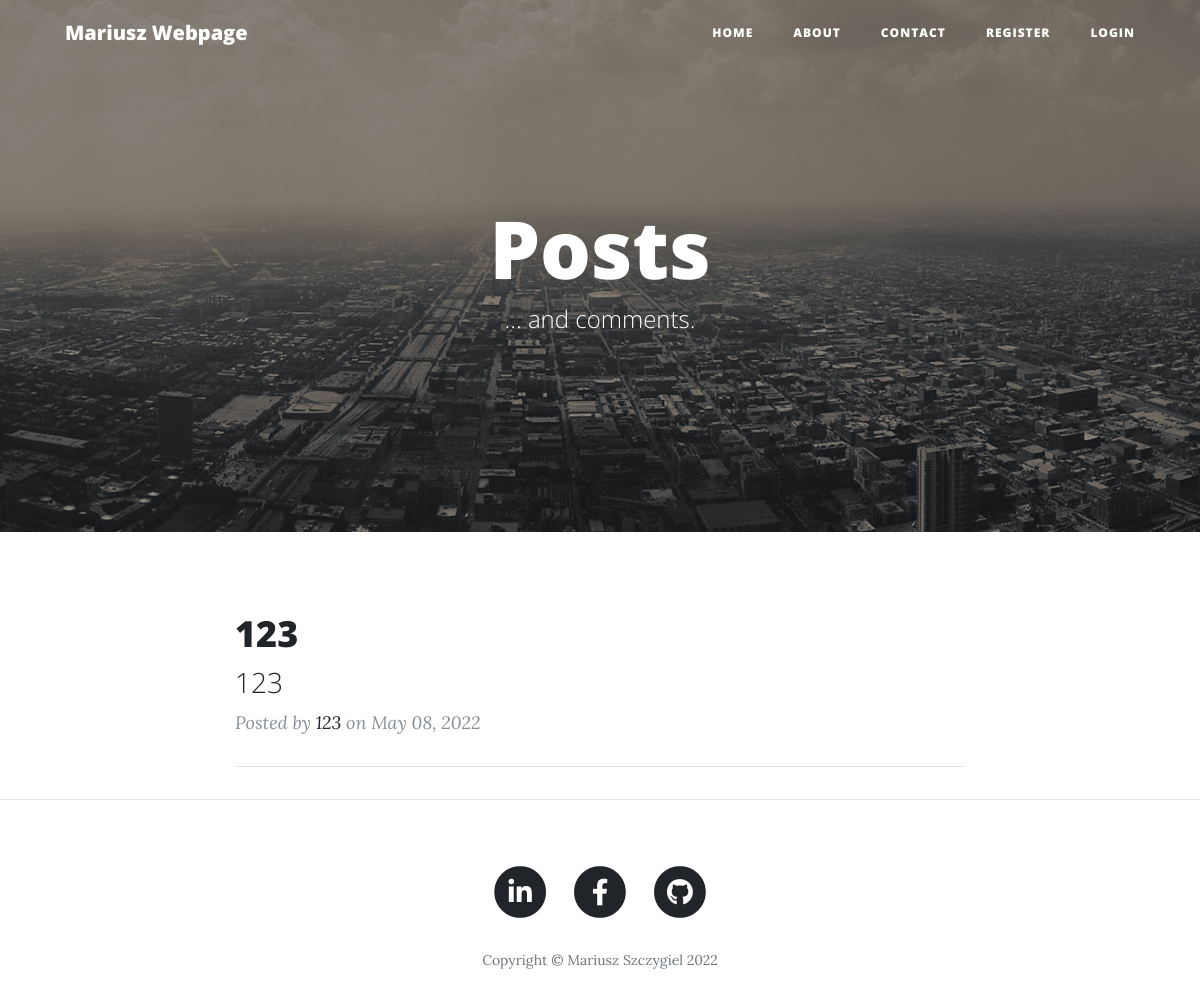
/, run on an earlier commit of the app's database.
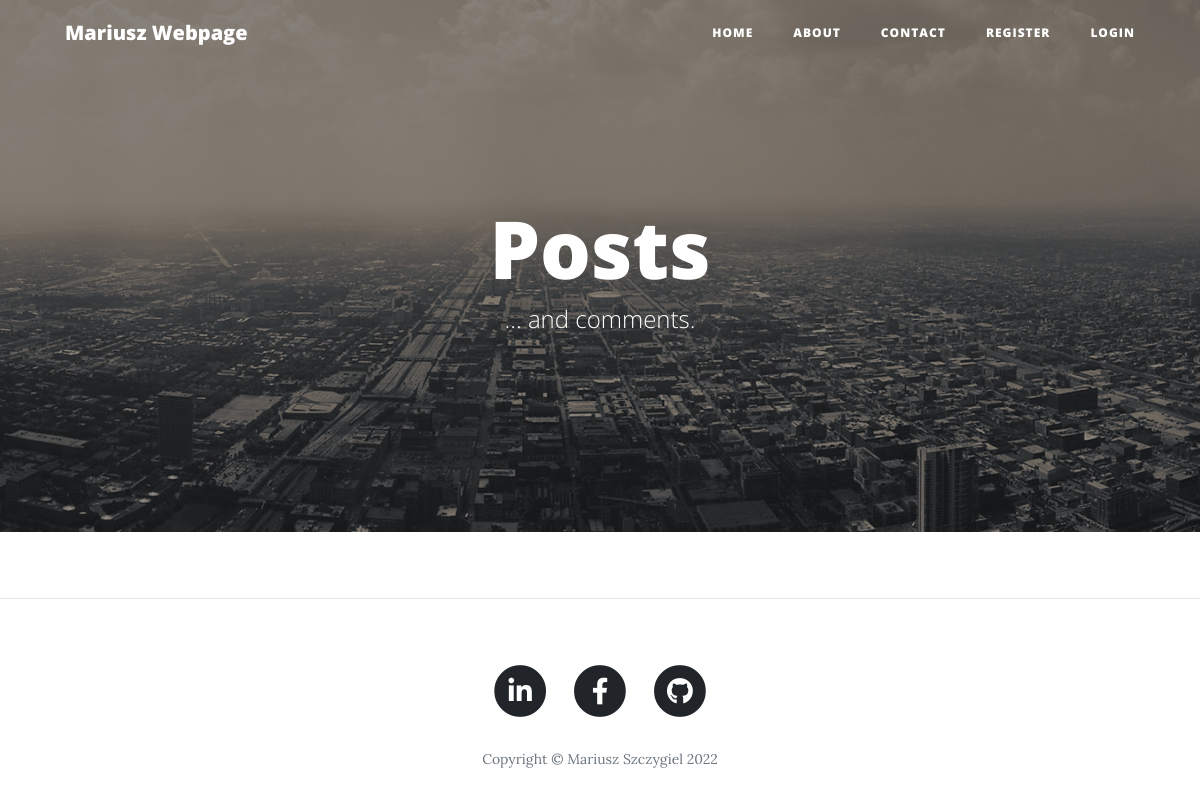
And on a later commit of the database.
### main.py (models this page shows, shortened)
class BlogPost(db.Model):
    __tablename__ = 'posts'
    id = db.Column(db.Integer, primary_key=True)
    title = db.Column(db.String(250), unique=True, nullable=False)
    subtitle = db.Column(db.String(250), nullable=False)
    date = db.Column(db.String(250), nullable=False)
    author = db.Column(db.String(250), nullable=False)
    body = db.Column(db.Text, nullable=False)
    img_url = db.Column(db.String(250), nullable=False)
    post_id = db.Column(db.Integer, db.ForeignKey("users.id"))
    comment_id = db.relationship("CommentDB", backref="postt")

### main.py (the view)
@app.route('/')
def get_all_posts():
    posts = BlogPost.query.all()
    return render_template("index.html",
                           all_posts=posts,
                           logged_in=current_user.is_authenticated)

### templates/index.html (shortened to what this page needs)
{% include "header.html" %}
  <header class="masthead" style="background-image: url({{ url_for('static', filename='img/city.jpg')}})">
    <div class="overlay"></div>
    <div class="container">
      <div class="row">
        <div class="col-lg-8 col-md-10 mx-auto">
          <div class="site-heading">
            <h1>Posts</h1>
            <span class="subheading">... and comments.</span>
          </div>
        </div>
      </div>
    </div>
  </header>
  <div class="container">
    <div class="row">
      <div class="col-lg-8 col-md-10 mx-auto">
        {% for post in all_posts %}
        <div class="post-preview">
          <a href="{{ url_for('show_post', id=post.id) }}">
            <h2 class="post-title">
              {{post.title}}
            </h2>
            <h3 class="post-subtitle">
              {{post.subtitle}}
            </h3>
          </a>
          <p class="post-meta">Posted by
            <a href="#">{{post.author}}</a>
            on {{post.date}} </p>
        </div>
        <hr>
        {% endfor %}
      </div>
    </div>
  </div>
  <hr>
{% include "footer.html" %}

What changed in the data, as far as the page shows it:
removed BlogPost: title "123", subtitle "123", author "123", date "May 08, 2022"
